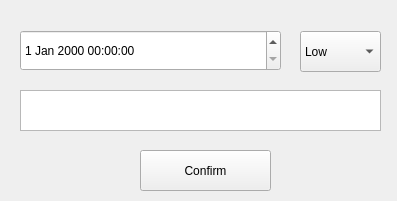
<?xml version="1.0" encoding="UTF-8"?>
<ui version="4.0">
 <class>Form</class>
 <widget class="QWidget" name="Form">
  <property name="geometry">
   <rect>
    <x>0</x>
    <y>0</y>
    <width>397</width>
    <height>201</height>
   </rect>
  </property>
  <property name="windowTitle">
   <string>Form</string>
  </property>
  <widget class="QDateTimeEdit" name="dateTimeEdit">
   <property name="geometry">
    <rect>
     <x>20</x>
     <y>30</y>
     <width>261</width>
     <height>41</height>
    </rect>
   </property>
  </widget>
  <widget class="QComboBox" name="comboBox">
   <property name="geometry">
    <rect>
     <x>300</x>
     <y>31</y>
     <width>81</width>
     <height>41</height>
    </rect>
   </property>
   <item>
    <property name="text">
     <string>Low</string>
    </property>
   </item>
   <item>
    <property name="text">
     <string>Avg</string>
    </property>
   </item>
   <item>
    <property name="text">
     <string>High</string>
    </property>
   </item>
  </widget>
  <widget class="QTextEdit" name="textEdit">
   <property name="geometry">
    <rect>
     <x>20</x>
     <y>90</y>
     <width>361</width>
     <height>41</height>
    </rect>
   </property>
  </widget>
  <widget class="QPushButton" name="ConfirmEditButton">
   <property name="geometry">
    <rect>
     <x>140</x>
     <y>150</y>
     <width>131</width>
     <height>41</height>
    </rect>
   </property>
   <property name="text">
    <string>Confirm</string>
   </property>
  </widget>
 </widget>
 <resources/>
 <connections/>
</ui>
